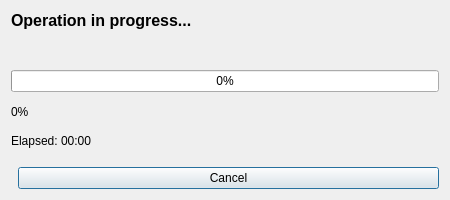
<?xml version="1.0" encoding="UTF-8"?>
<!--
 QLTOTapeMan - Qt-based LTO Tape Manager

 Copyright (c) 2026 Jeffrey ZHU (zhxsh1225@gmail.com)
 https://github.com/Gypsop/QLTOTapeMan
-->
<ui version="4.0">
 <class>ProgressDialog</class>
 <widget class="QDialog" name="ProgressDialog">
  <property name="geometry">
   <rect>
    <x>0</x>
    <y>0</y>
    <width>450</width>
    <height>200</height>
   </rect>
  </property>
  <property name="windowTitle">
   <string>Progress</string>
  </property>
  <property name="modal">
   <bool>true</bool>
  </property>
  <layout class="QVBoxLayout" name="mainLayout">
   <property name="spacing">
    <number>10</number>
   </property>

   <item>
    <widget class="QLabel" name="titleLabel">
     <property name="text">
      <string>Operation in progress...</string>
     </property>
     <property name="styleSheet">
      <string>font-weight: bold; font-size: 12pt;</string>
     </property>
    </widget>
   </item>

   <item>
    <widget class="QLabel" name="itemLabel">
     <property name="wordWrap">
      <bool>true</bool>
     </property>
     <property name="minimumHeight">
      <number>40</number>
     </property>
    </widget>
   </item>

   <item>
    <widget class="QProgressBar" name="progressBar">
     <property name="value">
      <number>0</number>
     </property>
     <property name="textVisible">
      <bool>true</bool>
     </property>
    </widget>
   </item>

   <item>
    <layout class="QHBoxLayout" name="statusLayout">
     <item>
      <widget class="QLabel" name="progressLabel">
       <property name="text">
        <string>0%</string>
       </property>
      </widget>
     </item>
     <item>
      <spacer name="statusSpacer">
       <property name="orientation">
        <enum>Qt::Horizontal</enum>
       </property>
      </spacer>
     </item>
     <item>
      <widget class="QLabel" name="statusLabel"/>
     </item>
    </layout>
   </item>

   <item>
    <layout class="QHBoxLayout" name="timeLayout">
     <item>
      <widget class="QLabel" name="timeLabel">
       <property name="text">
        <string>Elapsed: 00:00</string>
       </property>
      </widget>
     </item>
     <item>
      <spacer name="timeSpacer">
       <property name="orientation">
        <enum>Qt::Horizontal</enum>
       </property>
      </spacer>
     </item>
     <item>
      <widget class="QLabel" name="speedLabel"/>
     </item>
    </layout>
   </item>

   <item>
    <spacer name="verticalSpacer">
     <property name="orientation">
      <enum>Qt::Vertical</enum>
     </property>
    </spacer>
   </item>

   <item>
    <layout class="QHBoxLayout" name="buttonLayout">
     <item>
      <spacer name="buttonSpacer">
       <property name="orientation">
        <enum>Qt::Horizontal</enum>
       </property>
      </spacer>
     </item>
     <item>
      <widget class="QPushButton" name="cancelButton">
       <property name="text">
        <string>Cancel</string>
       </property>
      </widget>
     </item>
    </layout>
   </item>
  </layout>
 </widget>
 <resources/>
 <connections/>
</ui>
